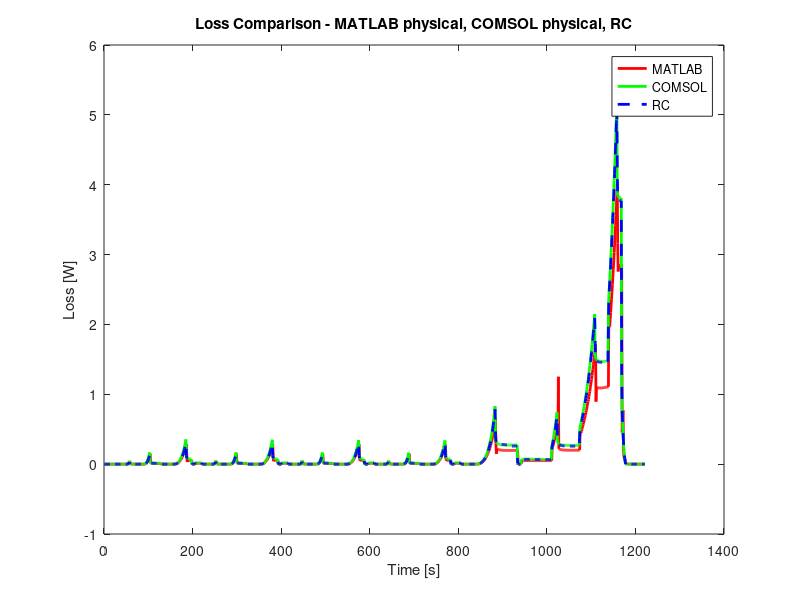

Source code (MATLAB):
clear;
clc;
close all;

%% load variables
load loss_comparison.mat;

%% RMSE
rmse_loss = 1000*sqrt(mean((loss_phy(1:1221) - l4').^2))             % [mW]

%% plot
figure(1);
plot(l4, 'r', 'LineWidth', 2);
hold on;
plot(loss_phy(1:1221), 'g', 'LineWidth', 2);
hold on;
plot(loss_rc(1:1221), 'b--', 'LineWidth', 2);
xlabel('Time [s]');
ylabel('Loss [W]');
title('Loss Comparison - MATLAB physical, COMSOL physical, RC');
legend('MATLAB', 'COMSOL', 'RC');
